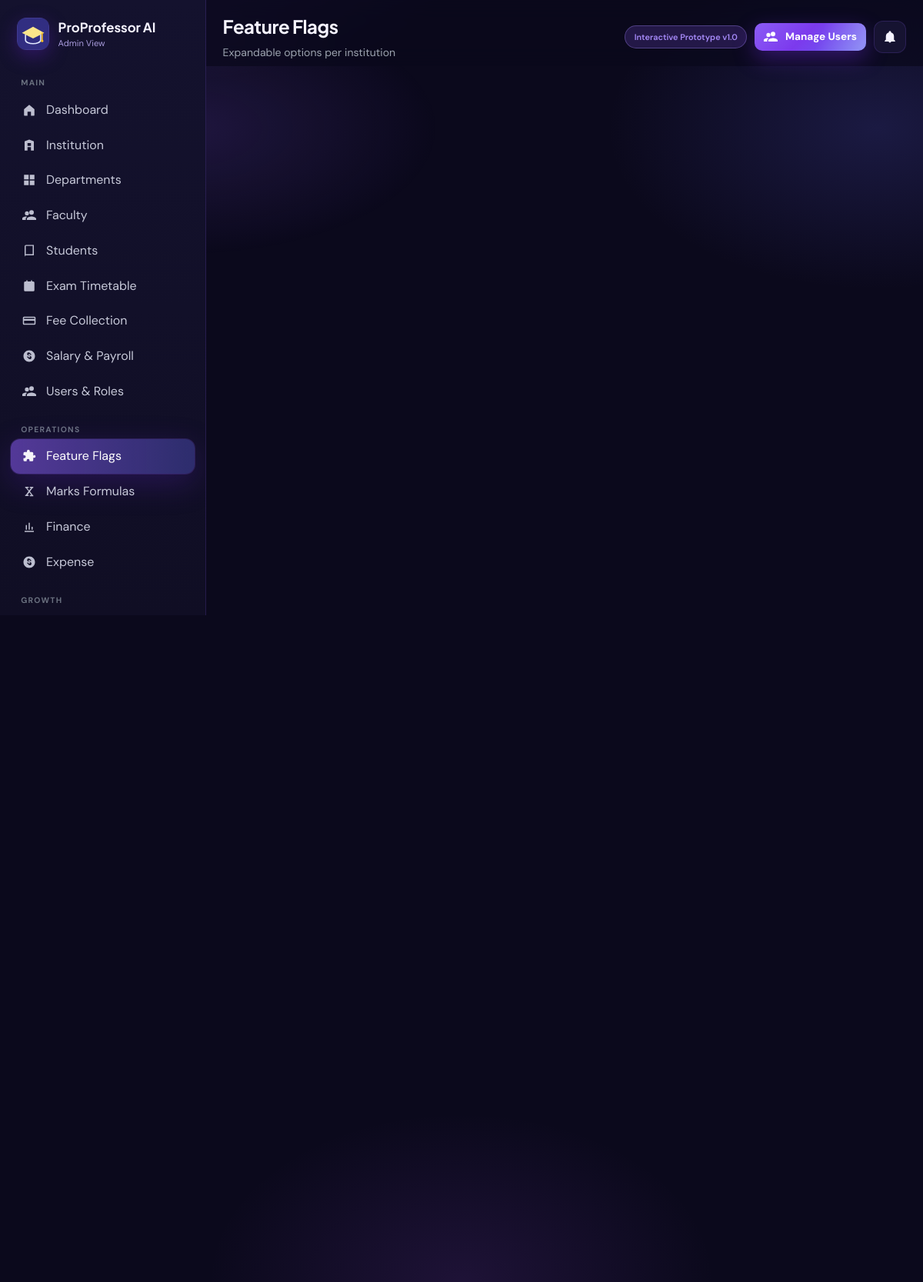
The app's page /admin/features (signed in) with its own data.
### tables this page shows
CREATE TABLE `users` (
  `id` int(10) UNSIGNED NOT NULL,
  `institution_id` int(10) UNSIGNED NOT NULL,
  `department_id` int(10) UNSIGNED DEFAULT NULL,
  `role` enum('professor','student','hod','admin','superadmin') NOT NULL,
  `email` varchar(160) NOT NULL,
  `password_hash` varchar(255) NOT NULL,
  `full_name` varchar(160) NOT NULL,
  `employee_id` varchar(60) DEFAULT NULL,
  `qualification` varchar(120) DEFAULT NULL,
  `register_no` varchar(60) DEFAULT NULL,
  `phone` varchar(30) DEFAULT NULL,
  `avatar_url` varchar(255) DEFAULT NULL,
  `class_id` int(10) UNSIGNED DEFAULT NULL COMMENT 'For students',
  `academic_year_level` tinyint(3) UNSIGNED DEFAULT NULL COMMENT 'Student academic year 1-4',
  `semester` varchar(40) DEFAULT NULL COMMENT 'Student Odd/Even semester',
  `designation` varchar(100) DEFAULT NULL,
  `preferences` longtext DEFAULT NULL CHECK (json_valid(`preferences`)),
  `extra` longtext DEFAULT NULL COMMENT 'Expandable user attributes' CHECK (json_valid(`extra`)),
  `is_active` tinyint(1) DEFAULT 1,
  `last_login_at` datetime DEFAULT NULL,
  `created_at` timestamp NOT NULL DEFAULT current_timestamp(),
  `updated_at` timestamp NOT NULL DEFAULT current_timestamp() ON UPDATE current_timestamp()
);

CREATE TABLE `feature_flags` (
  `id` int(10) UNSIGNED NOT NULL,
  `code` varchar(64) NOT NULL,
  `name` varchar(120) NOT NULL,
  `description` text DEFAULT NULL,
  `module` varchar(64) NOT NULL DEFAULT 'core',
  `is_enabled` tinyint(1) NOT NULL DEFAULT 1,
  `default_config` longtext DEFAULT NULL CHECK (json_valid(`default_config`)),
  `created_at` timestamp NOT NULL DEFAULT current_timestamp(),
  `updated_at` timestamp NOT NULL DEFAULT current_timestamp() ON UPDATE current_timestamp()
);

### app/Core/View.php (called while the page is built, shortened)
<?php
final class View
{
    public static function render(string $view, array $data = [], ?string $layout = 'layouts/app'): void
    {
        extract($data, EXTR_SKIP);
        $layoutFile = self::path($layout);
        require $layoutFile;
    }
    private static function path(string $view): string
    {
        $view = str_replace(['.', '\\'], ['/', '/'], $view);
        return dirname(__DIR__) . '/Views/' . $view . '.php';
    }
}

### app/Core/Controller.php (called while the page is built, shortened)
<?php
abstract class Controller
{
    protected function view(string $view, array $data = [], string $layout = 'layouts/app'): void
    {
        View::render($view, $data, $layout);
    }
}

### app/Controllers/Admin/FeatureController.php (called while the page is built, shortened)
<?php
final class FeatureController extends Controller
{
    public function index(): void
    {
        $user = $this->user();
        $this->view('admin/features', [
            'title' => 'Feature Flags',
            'active' => 'features',
            'subtitle' => 'Expandable options per institution',
            'features' => Features::forInstitution((int)$user['institution_id']),
        ]);
    }
}

### app/Core/App.php (called while the page is built, shortened)
<?php
final class App
{
    private Router $router;
    public function __construct()
    {
        $this->router = new Router();
    }
    public function run(): void
    {
        $method = $_SERVER['REQUEST_METHOD'] ?? 'GET';
        $uri = $_SERVER['REQUEST_URI'] ?? '/';
        $this->router->dispatch($method, $uri);
    }
}

### index.php (called while the page is built, shortened)
<?php
require __DIR__ . '/app/bootstrap.php';
$app = new \App\Core\App();
$app->run();

### includes/Auth.php (called while the page is built, shortened)
<?php
final class Auth
{
    public static function start(): void
    {
        $cfg = require __DIR__ . '/../config/config.php';
    }
    public static function user(): ?array
    {
        return $_SESSION['user'] ?? null;
    }
}

### includes/helpers.php (called while the page is built, shortened)
<?php
function config(?string $key = null, $default = null)
{
    static $cfg;
    if ($cfg === null) {
        $cfg = require __DIR__ . '/../config/config.php';
        $local = __DIR__ . '/../config/config.local.php';
    }
    $parts = explode('.', $key);
    $val = $cfg;
    foreach ($parts as $p) {
        $val = $val[$p];
    }
    return $val;
}
function app_base_path(): string
{
    static $base = null;
    if ($base !== null) {
        return $base;
    }
    $configured = config('base_url', 'auto');
    $projectRoot = str_replace('\\', '/', realpath(dirname(__DIR__)) ?: dirname(__DIR__));
    $docRoot = $_SERVER['DOCUMENT_ROOT'] ?? '';
    $docRoot = str_replace('\\', '/', $docRoot !== '' ? (realpath($docRoot) ?: $docRoot) : '');
    if ($docRoot !== '' && str_starts_with($projectRoot, rtrim($docRoot, '/'))) {
        $rel = substr($projectRoot, strlen(rtrim($docRoot, '/')));
        return $base = rtrim($rel, '/') ?: '';
    }
    $script = str_replace('\\', '/', (string)($_SERVER['SCRIPT_NAME'] ?? '/index.php'));
    $dir = dirname($script);
    return $base = ($dir === '/' ? '' : rtrim($dir, '/'));
}
function base_url(string $path = ''): string
{
    $base = app_base_path();
    $path = '/' . ltrim($path, '/');
    return $base . $path;
}
function e(string|int|float|null $value): string
{
    return htmlspecialchars((string)$value, ENT_QUOTES | ENT_SUBSTITUTE, 'UTF-8');
}
function unread_notifications_count(int $userId): int
{
    $roleRow = Database::fetch('SELECT role FROM users WHERE id = ?', [$userId]);
    $role = (string)($roleRow['role'] ?? '');
    $sql = 'SELECT COUNT(*) AS c FROM notifications WHERE user_id = ? AND is_read = 0';
    $params = [$userId];
    if ($role !== 'hod') {
        $sql .= ' AND (meta IS NULL OR JSON_UNQUOTE(JSON_EXTRACT(meta, "$.kind")) IS NULL'
            . ' OR JSON_UNQUOTE(JSON_EXTRACT(meta, "$.kind")) <> ?)';
        $params[] = 'admin_hod_message';
    }
    $row = Database::fetch($sql, $params);
    return (int)($row['c'] ?? 0);
}
if (!function_exists('icon')) {
    function icon(string $name, string $class = 'icon'): string
    {
        return Icons::svg($name, $class);
    }
}
if (!function_exists('asset')) {
    function asset(string $path): string
    {
        return base_url('/assets/' . ltrim($path, '/'));
    }
}

### includes/Database.php (called while the page is built, shortened)
<?php
final class Database
{
    private static ?PDO $pdo = null;
    public static function pdo(): PDO
    {
        if (self::$pdo instanceof PDO) {
            return self::$pdo;
        }
        $cfg = require __DIR__ . '/../config/config.php';
        $db  = $cfg['db'];
        $dsn = sprintf(
            'mysql:host=%s;port=%d;dbname=%s;charset=%s',
            $db['host'],
            $db['port'],
            $db['name'],
            $db['charset']
        );
        self::$pdo = new PDO($dsn, $db['user'], $db['pass'], [
            PDO::ATTR_ERRMODE            => PDO::ERRMODE_EXCEPTION,
            PDO::ATTR_DEFAULT_FETCH_MODE => PDO::FETCH_ASSOC,
            PDO::ATTR_EMULATE_PREPARES   => false,
        ]);
        return self::$pdo;
    }
    public static function query(string $sql, array $params = []): PDOStatement
    {
        $stmt = self::pdo()->prepare($sql);
        $stmt->execute($params);
        return $stmt;
    }
    public static function fetch(string $sql, array $params = []): ?array
    {
        $row = self::query($sql, $params)->fetch();
        return $row === false ? null : $row;
    }
    public static function fetchAll(string $sql, array $params = []): array
    {
        return self::query($sql, $params)->fetchAll();
    }
}

### app/Services/NavService.php (called while the page is built, shortened)
<?php
final class NavService
{
    public static function roleLabel(string $role): string
    {
        return match ($role) {
            'student' => 'Student View',
            'hod' => 'HOD View',
            'admin', 'superadmin' => 'Admin View',
            default => 'Professor View',
        };
    }
}

### app/Core/Autoloader.php (called while the page is built, shortened)
<?php
final class Autoloader
{
    public static function register(string $baseDir): void
    {
        spl_autoload_register(static function (string $class) use ($baseDir): void {
            $prefix = 'App\\';
            $relative = str_replace('\\', DIRECTORY_SEPARATOR, substr($class, strlen($prefix)));
            $file = $baseDir . DIRECTORY_SEPARATOR . $relative . '.php';
        });
    }
}

### app/bootstrap.php (called while the page is built, shortened)
<?php
require_once __DIR__ . '/../includes/helpers.php';
require_once __DIR__ . '/../includes/Database.php';
require_once __DIR__ . '/../includes/Auth.php';
require_once __DIR__ . '/../includes/Icons.php';
require_once __DIR__ . '/../includes/ProfessorMessageTools.php';
require_once __DIR__ . '/Core/Autoloader.php';
if (!function_exists('url')) {
    function url(string $path = ''): string
    {
        return base_url('/' . ltrim($path, '/'));
    }
}

### includes/Features.php (called while the page is built, shortened)
<?php
final class Features
{
    public static function forInstitution(int $institutionId): array
    {
        return Database::fetchAll(
            'SELECT f.code, f.name, f.description, f.module,
                    COALESCE(i.is_enabled, f.is_enabled) AS is_enabled,
                    COALESCE(i.config, f.default_config) AS config
             FROM feature_flags f
             LEFT JOIN institution_features i
               ON i.feature_code = f.code AND i.institution_id = ?
             ORDER BY f.module, f.name',
            [$institutionId]
        );
    }
}

### app/Core/Router.php (shortened to what this page needs)
<?php
final class Router
{
    private array $routes = [];
    public function add(string $method, string $pattern, $handler): void
    {
        $this->routes[] = [
            'method' => strtoupper($method),
            'pattern' => $pattern,
            'handler' => $handler,
        ];
    }
    public function dispatch(string $method, string $uri): void
    {
        $path = parse_url($uri, PHP_URL_PATH) ?: '/';
        $base = app_base_path();
        $path = '/' . trim($path, '/');
        if ($path !== '/') {
            $path = rtrim($path, '/');
        }
        foreach ($this->routes as $route) {
            if ($route['method'] !== strtoupper($method)) {
                continue;
            }
            $regex = preg_replace('#\{([a-zA-Z_]+)\}#', '(?P<$1>[^/]+)', $route['pattern']);
            $regex = '#^' . $regex . '$#';
            if (!preg_match($regex, $path, $matches)) {
                continue;
            }
            $params = array_filter(
                $matches,
                static fn($k) => !is_int($k),
                ARRAY_FILTER_USE_KEY
            );
            $this->invoke($route['handler'], $params);
            return;
        }
    }
    private function invoke($handler, array $params): void
    {
        if (is_array($handler) && is_string($handler[0])) {
            $controller = new $handler[0]();
            $method = $handler[1];
            $controller->$method(...array_values($params));
            return;
        }
    }
}

### app/Views/layouts/app.php (shortened to what this page needs)
<?php
$user = \Auth::user();
$role = $user['role'] ?? '';
$groups = NavService::grouped($role);
$unread = $user ? unread_notifications_count((int)$user['id']) : 0;
$title = $title ?? 'ProProfessor AI';
$active = $active ?? '';
$subtitle = $subtitle ?? '';
$notifPath = match ($role) {
    'student' => '/student/notifications',
    'hod' => '/hod/notifications',
    'admin', 'superadmin' => '/admin/notifications',
    default => '/professor/notifications',
};
$cta = match ($role) {
    'professor' => ['href' => '/professor/generate-plan', 'label' => 'Generate Course Plan', 'icon' => 'spark'],
    'hod' => ['href' => '/hod/approvals', 'label' => 'Review Approvals', 'icon' => 'check'],
    'admin', 'superadmin' => ['href' => '/admin/users', 'label' => 'Manage Users', 'icon' => 'users'],
    default => null,
};
?>
<!DOCTYPE html>
<html lang="en">
<head>
  <link rel="stylesheet" href="<?= e(asset('css/app.css')) ?>?v=<?= (int)@filemtime(dirname(__DIR__, 3) . '/assets/css/app.css') ?>">
</head>
<body class="app-body" data-effects="on">
<div class="page-glow" aria-hidden="true"></div>
<div class="app-shell">
  <aside class="sidebar" id="sidebar">
    <div class="brand">
      <img class="brand-logo" src="<?= e(asset('img/logo.svg')) ?>" width="42" height="42" alt="ProProfessor AI">
      <div>
        <div class="brand-name">ProProfessor AI</div>
        <div class="brand-sub"><?= e(NavService::roleLabel($role)) ?></div>
      </div>
      <button class="icon-btn sidebar-close" id="sidebarClose" type="button" aria-label="Close menu"><?= icon('close') ?></button>
    </div>
    <nav class="side-nav">
      <?php foreach ($groups as $group): ?>
        <?php
          $navItems = [];
          foreach ($group['items'] as $item) {
              $navItems[] = $item;
          }
        ?>
        <div class="nav-group">
          <div class="nav-group-label"><?= e($group['label']) ?></div>
          <?php foreach ($navItems as $item): ?>
            <a class="nav-link <?= $active === $item['key'] ? 'active' : '' ?>" href="<?= e(url($item['href'])) ?>">
              <span class="nav-ico"><?= icon($item['icon'] ?? 'spark', 'icon') ?></span>
              <span><?= e($item['label']) ?></span>
            </a>
          <?php endforeach; ?>
        </div>
      <?php endforeach; ?>
    </nav>
  </aside>
  <div class="main">
    <header class="topbar">
      <div class="topbar-title">
        <?php if (empty($dashboardHero)): ?>
          <h1><?= e($title) ?></h1>
          <?php if ($subtitle !== ''): ?><p><?= e($subtitle) ?></p><?php endif; ?>
        <?php endif; ?>
      </div>
      <div class="topbar-actions">
        <span class="proto-badge">Interactive Prototype v1.0</span>
        <?php if ($cta): ?>
          <a class="btn btn-primary btn-sm btn-shine topbar-cta" href="<?= e(url($cta['href'])) ?>"><?= icon($cta['icon']) ?> <?= e($cta['label']) ?></a>
        <?php endif; ?>
        <a class="icon-btn" href="<?= e(url($notifPath)) ?>" title="Notifications">
          <?= icon('bell') ?><?php if ($unread): ?><span class="dot"><?= (int)$unread ?></span><?php endif; ?>
        </a>
      </div>
    </header>
    <main class="content" id="pageContent">
    </main>
  </div>
</div>
</body>
</html>

### includes/Icons.php (shortened to what this page needs)
<?php
final class Icons
{
    public static function svg(string $name, string $class = 'icon'): string
    {
        $path = self::$paths[$name] ?? self::$paths['spark'];
        return '<svg class="' . htmlspecialchars($class, ENT_QUOTES) . '" viewBox="0 0 24 24" width="20" height="20" aria-hidden="true" fill="currentColor">' . $path . '</svg>';
    }
}

### records on screen
users: role "Admin View", role "Manage Users"
feature_flags: label "Expense"

### other values on screen
$group['label'] "MAIN"
$item['label'] "Dashboard"
$item['label'] "Institution"
$item['label'] "Departments"
$item['label'] "Faculty"
$item['label'] "Students"
$item['label'] "Exam Timetable"
$item['label'] "Fee Collection"
$item['label'] "Salary & Payroll"
$item['label'] "Users & Roles"
$group['label'] "OPERATIONS"
$item['label'] "Feature Flags"
$item['label'] "Marks Formulas"
$item['label'] "Finance"
$group['label'] "GROWTH"
